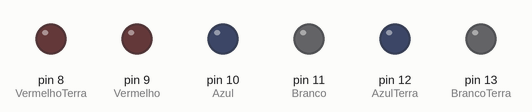
This sketch was run on a simulated Arduino Uno, built with avr-gcc and run on an emulated ATmega328P. Shown: output pins drawn as LEDs (lit = HIGH).

Above: at 0.05 s.
At 2.0 s:
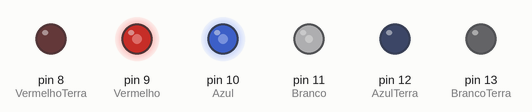
Timing chart, 0 to 4.6 s (numbered marks = the images above):
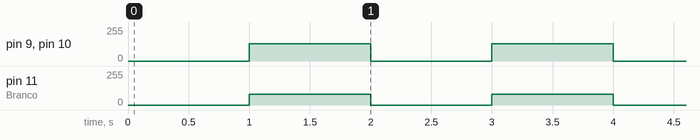

Measured:
- by itself, pin 9 (Vermelho), pin 10 (Azul): alternates 128/255 for 1.0 s and 0/255 for 1.0 s
- by itself, pin 11 (Branco): alternates 80/255 for 1.0 s and 0/255 for 1.0 s

The sketch:

TesteLEDS.ino
```cpp
#define Azul 10
#define AzulTerra 12
#define AzulBrilho 128

#define Vermelho 9
#define VermelhoTerra 8
#define VermelhoBrilho 128

#define Branco 11
#define BrancoTerra 13
#define BrancoBrilho 80

void setup() {
  // put your setup code here, to run once:
  pinMode(Azul, OUTPUT);
  pinMode(AzulTerra, OUTPUT);
  analogWrite(AzulTerra, 0);

  pinMode(Vermelho, OUTPUT);
  pinMode(VermelhoTerra, OUTPUT);
  analogWrite(VermelhoTerra, 0);

  pinMode(Branco, OUTPUT);
  pinMode(BrancoTerra, OUTPUT);
  analogWrite(BrancoTerra, 0);
}

void loop() {
  // put your main code here, to run repeatedly:
  delay(1000);
  analogWrite(Azul, AzulBrilho);
  analogWrite(Vermelho, VermelhoBrilho);
  analogWrite(Branco, BrancoBrilho);
  delay(1000);
  analogWrite(Azul, 0);
  analogWrite(Vermelho, 0);
  analogWrite(Branco, 0);
}
```
